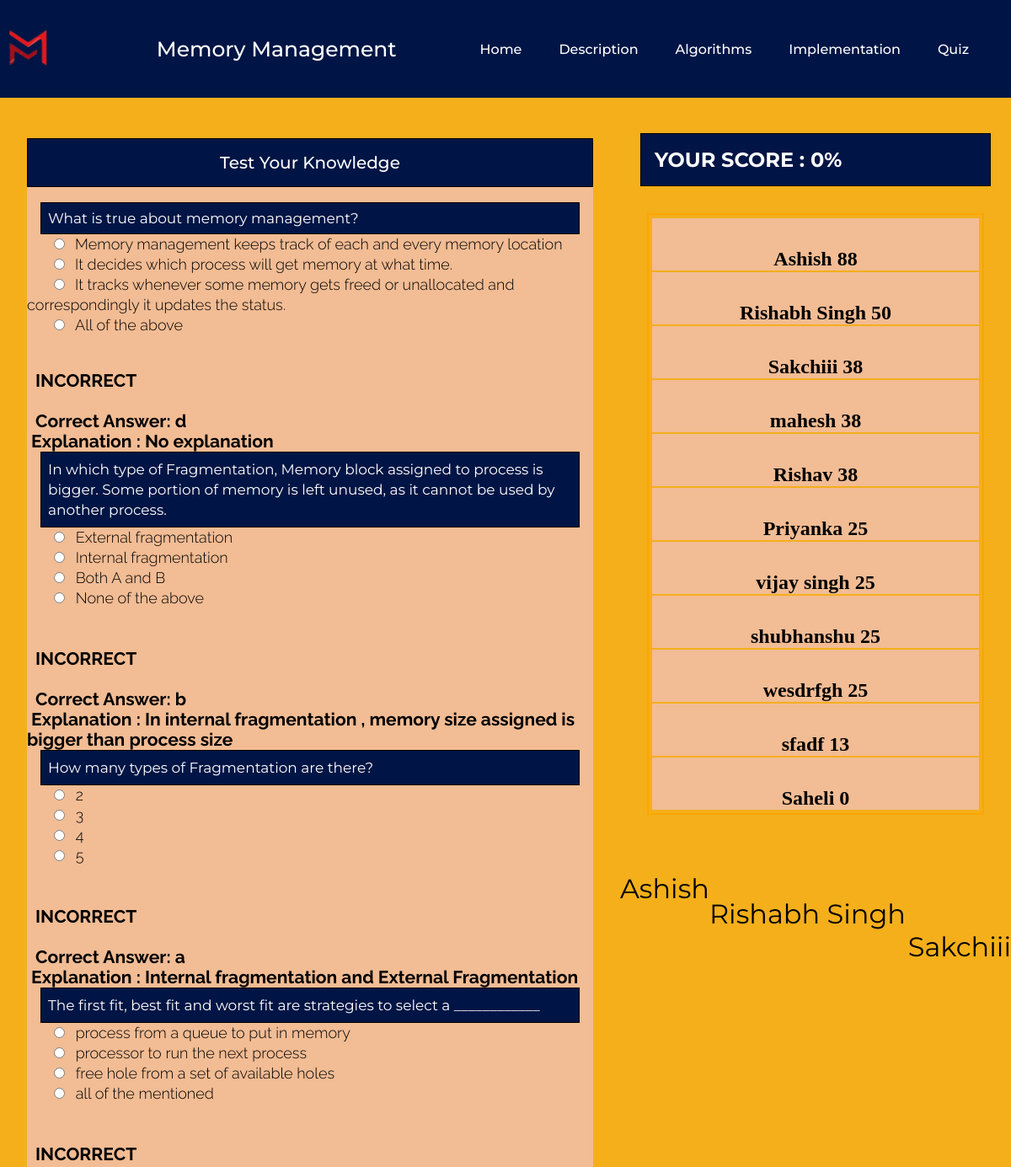
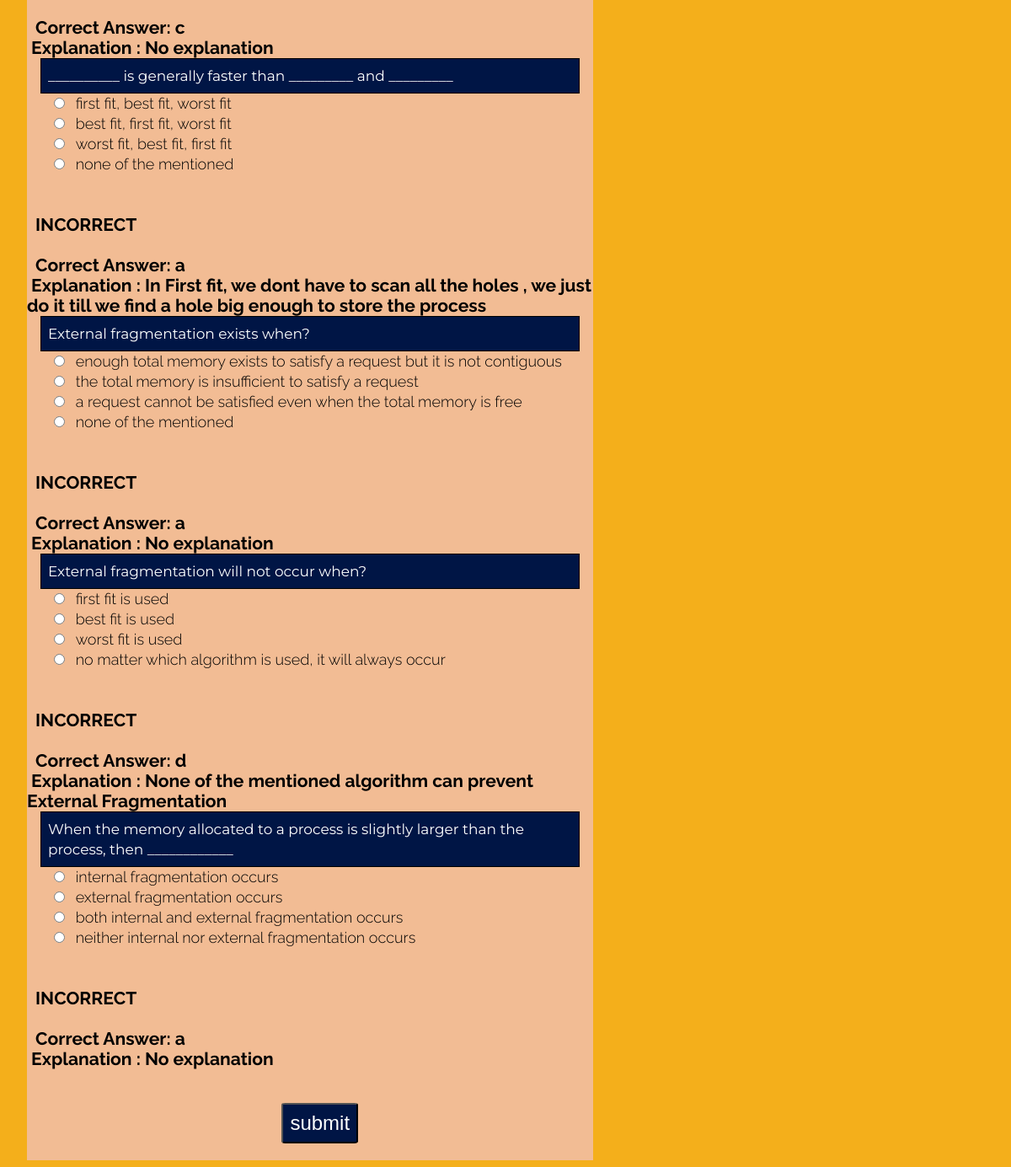
Page /podium.php on the committed database (2 pictures, top to bottom).
### tables this page shows
CREATE TABLE `questions` (
  `id` int(2) UNSIGNED NOT NULL,
  `question` varchar(500) DEFAULT NULL,
  `opt1` varchar(400) DEFAULT NULL,
  `opt2` varchar(400) DEFAULT NULL,
  `opt3` varchar(400) DEFAULT NULL,
  `opt4` varchar(400) DEFAULT NULL,
  `option` varchar(400) DEFAULT NULL,
  `explanation` varchar(400) DEFAULT NULL
);

### podium.php (the view, shortened to what this page needs)
<?php
    $server="localhost";
    $user="root";
    $pss="";
    $db="quiz";
    $con=new mysqli($server,$user,$pss,$db);
    $sql="SELECT * FROM `questions`";
    $row=$con->query($sql);
    $i=0;
    $val=0;
    $arr=array();
?>
<!DOCTYPE html>
<html lang="en">
<head>
</head>
<body>
    <header>
        <div class="logo"><a href="#"><img src="logo2.png"></a>
        </div>
        <h2>Memory Management</h2>
        <nav>
            <ul class="nav__links">
                <li><a href="homepage.html">Home</a></li>
                <li><a href="index_new.html">Description</a></li>
                <li><a href="types.html">Algorithms</a></li>
                <li><a href="imple.php">Implementation</a></li>
                <li><a href="login.php">Quiz</a></li>
            </ul>
        </nav>
    </header>
    <br>
    <div class="main">
        <div class="canvas">
                <h2 id="heading">Test Your Knowledge</h2>
                <br/>
                <div class="subcanvas">
                    <?php
                while($result=$row->fetch_assoc()){
                    array_push($arr,$_POST[$result['id']]);
                ?>
                    <h3 class="question_heading">
                        <?php echo $result['question']; ?>
                    </h3>
                        <?php if($arr[$i]=='a') {?>
                            <input type="radio" id="op1" value="a" checked>
                            <?php } else {?>
                            <input type="radio" id="op1" value="a">
                            <?php } ?>
                            <label for="vehicle1">
                                <?php echo $result['opt1']; ?>
                            </label><br>
                        <?php if($arr[$i]=='b') {?>
                            <input type="radio" id="op2" value="b" checked>
                            <?php } else {?>
                            <input type="radio" id="op2" value="b">
                            <?php } ?>
                            <label for="vehicle2">
                                <?php echo $result['opt2']; ?>
                            </label><br>
                        <?php if($arr[$i]=='c') {?>
                            <input type="radio" id="op3" value="c" checked>
                            <?php } else {?>
                            <input type="radio" id="op3" value="c">
                            <?php } ?>
                            <label for="vehicle3">
                            <?php echo $result['opt3']; ?>
                            </label><br>
                        <?php if($arr[$i]=='d') {?>
                            <input type="radio" id="op4" value="d" checked>
                            <?php } else {?>
                            <input type="radio" id="op4" value="d" >
                            <?php } ?>
                            <label for="vehicle3">
                            <?php echo $result['opt4']; ?>
                            </label><br><br>
                            <label>
                            <?php
                     if($arr[$i]==$result['option']){
                         $val++;
                         echo  " <h3>&nbsp CORRECT<br/></h3>";
                     }
                     else
                        echo "   <h3>&nbsp INCORRECT<br/></h3>";
                     $i++;
                    echo  "&nbsp <h3>&nbsp Correct Answer: ",$result['option'],"<br> &nbspExplanation : ",$result['explanation'],"</h3>";
                    }?>
                        </label>
                    </div>
                    <input type="submit" value="submit" class="button"></input>
                    <?php $score=($val*100)/$i;
            ?>
        </div>
        <div class="row">
            <?php
             echo "<h2 class='score'> YOUR SCORE : ",$score,"%</h2>";
           $board1="SELECT `NAME`,`SCORE` FROM `participant`";
           $board=$con->query($board1);
           $trs=array();
           while($res=$board->fetch_assoc()){
               $trs[$res['NAME']]=$res['SCORE'];
             }
           $names=array();
           arsort($trs);
           echo "<table>";
           foreach($trs as $k=>$v){
               if(count($names)<4)
                array_push($names,$k);
               echo "<tr><td><h2 id='a'>$k","     ","$v</h2></td></tr>";
           }
           echo "</table><br/><br/>";
           echo "<div class='first'>$names[0]</div><div class='seca'>$names[1]</div>
           <div class='secb'>$names[2]</div>";
           ?>
        </div>
        </div>
</body>
</html>

### podium.php (style rules this page uses)
* { padding: 0 0; margin: 0 0; }
body { background-color: #f4af1b; }
header h2 { font-family: "Montserrat", sans-serif; font-weight: 500; font-size: 25px; color: white; text-decoration: none; }
header { background-color: #001545; display: flex; justify-content: space-between; align-items: center; padding: 32px 10px; }
header li { font-family: "Montserrat", sans-serif; font-weight: 500; font-size: 16px; color: white; text-decoration: none; }
.nav__links { list-style: none; }
.nav__links li { display: inline; padding: 0px, 20px; }
.nav__links li a { list-style: none; text-decoration: none; color: white; margin-right: 40px; transition: all 0.3s ease 0s; }
.canvas { margin: 30px 2rem; width: 70%; flex:70%; background-color: #f2bc94; float:left; }
.row { flex: 60% 40%; }
#heading { font-family: "Montserrat", sans-serif; font-weight: 500; font-size: 20px; color: white; width: auto; text-align: center; background-color: #001545; border: 1px solid black; padding: 1rem; }
.main { display:flex; }
.row { flex:30%; }
header h2 { font-family: "Montserrat", sans-serif; font-weight: 500; font-size: 25px; color: white; text-decoration: none; margin-left: 30px; }
.question_heading { font-family: "Montserrat", sans-serif; font-weight: 400; font-size: 17px; color: white; background-color: #001545; border: 1px solid black; padding: .5rem; margin-left: 1rem; margin-right: 1rem; }
input[type="radio"] { margin-left: 2rem; }
label { font-size: 18px; line-height: 24px; font-family: "Raleway", sans-serif; font-weight: 350; padding: .5rem; }
.button { font-size: 1.5rem; border-radius: 5%; padding: .5rem; font-family: sans-serif; text-align: center; margin-left: 45%; background-color: #001545; margin-bottom: 3%; color: white; }
.subcanvas { margin-bottom: 1rem; width: auto; }
#a { text-align:center; padding-top:5px; }
table { margin: 2rem; padding:2px; border: 2px solid orange; width: 25rem; }
td { padding-top:30px; background-color: #f2bc94; }
table tr { border:2px solid blue; }
.first { font-family: "Montserrat", sans-serif; position:relative; font-size:200%; float:left; }
.seca { font-family: "Montserrat", sans-serif; font-size:200%; float:center; margin-top:30px; float:center; }
.secb { font-family: "Montserrat", sans-serif; font-size:200%; float:right; }
.score { border: 1px solid black; background-color: #001545 ; padding:1rem; margin:1.5rem; color:white; font-family: "Montserrat", sans-serif; }

### rows in the picture
questions: question "What is true about memory management?", opt1 "Memory management keeps track of each and every memory location", opt2 "It decides which process will get memory at what time.", opt3 "It tracks whenever some memory gets freed or unallocated and correspondingly it updates the status.", opt4 "All of the above", shows "INCORRECT", option "d", explanation "No explanation"
questions: question "In which type of Fragmentation, Memory block assigned to process is bigger. Some portion of memory is left unused, as it cannot be used by another process.", opt1 "External fragmentation", opt2 "Internal fragmentation", opt3 "Both A and B", opt4 "None of the above", shows "INCORRECT", option "b", explanation "In internal fragmentation , memory size assigned is bigger than process size"
questions: question "How many types of Fragmentation are there?", opt1 "2", opt2 "3", opt3 "4", opt4 "5", shows "INCORRECT", option "a", explanation "Internal fragmentation and External Fragmentation"
questions: question "The first fit, best fit and worst fit are strategies to select a ____________", opt1 "process from a queue to put in memory", opt2 "processor to run the next process", opt3 "free hole from a set of available holes", opt4 "all of the mentioned", shows "INCORRECT", option "c", explanation "No explanation"
questions: question "__________ is generally faster than _________ and _________", opt1 "first fit, best fit, worst fit", opt2 "best fit, first fit, worst fit", opt3 "worst fit, best fit, first fit", opt4 "none of the mentioned", shows "INCORRECT", option "a", explanation "In First fit, we dont have to scan all the holes , we just do it till we find a hole big enough to store the process"
questions: question "External fragmentation exists when?", opt1 "enough total memory exists to satisfy a request but it is not contiguous", opt2 "the total memory is insufficient to satisfy a request", opt3 "a request cannot be satisfied even when the total memory is free", opt4 "none of the mentioned", shows "INCORRECT", option "a", explanation "No explanation"
questions: question "External fragmentation will not occur when?", opt1 "first fit is used", opt2 "best fit is used", opt3 "worst fit is used", opt4 "no matter which algorithm is used, it will always occur", shows "INCORRECT", option "d", explanation "None of the mentioned algorithm can prevent External Fragmentation"
questions: question "When the memory allocated to a process is slightly larger than the process, then ____________", opt1 "internal fragmentation occurs", opt2 "external fragmentation occurs", opt3 "both internal and external fragmentation occurs", opt4 "neither internal nor external fragmentation occurs", shows "INCORRECT", option "a", explanation "No explanation"

### other values in the picture
$score "0"
$k "Ashish"
$v "88"
$k "Rishabh Singh"
$v "50"
$k "Sakchiii"
$v "38"
$k "mahesh"
$k "Rishav"
$k "Priyanka"
$v "25"
$k "vijay singh"
$k "shubhanshu"
$k "wesdrfgh"
$k "sfadf"
